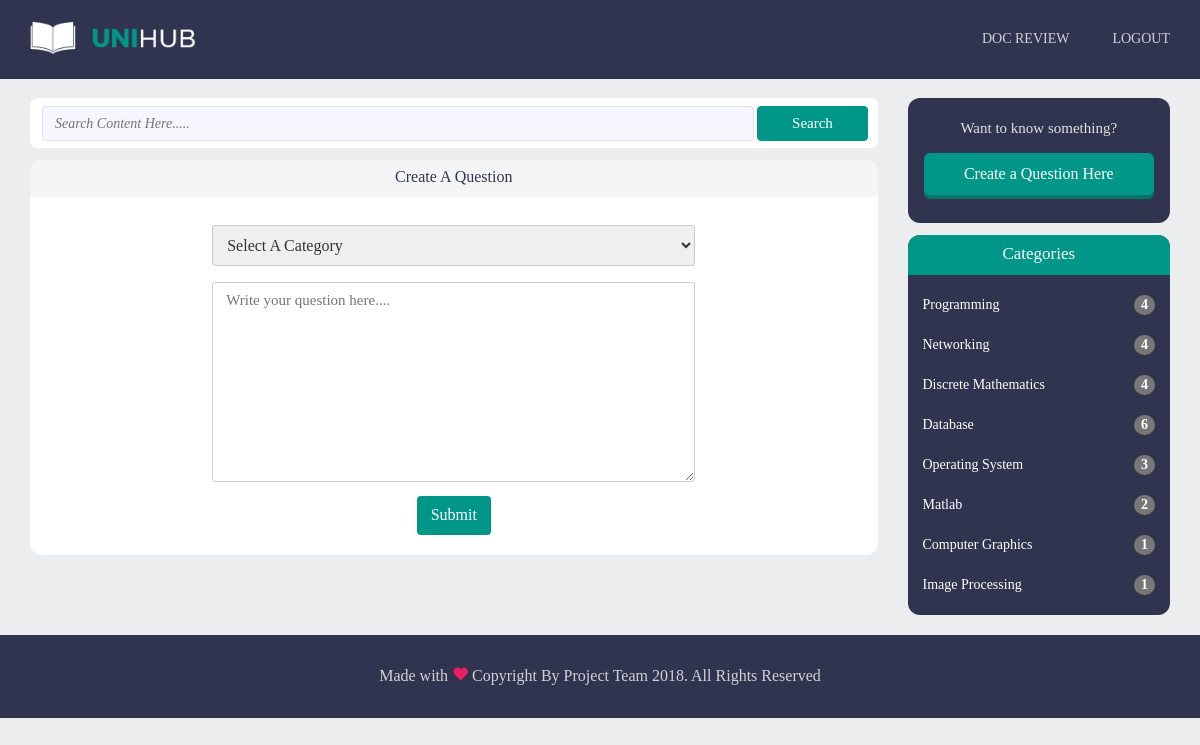
The page /create-question.php (signed in) on the database its author committed.
### tables this page shows
CREATE TABLE `category` (
  `cat_id` int(11) NOT NULL,
  `cat_name` varchar(255) NOT NULL
);

### create-question.php (the view, shortened to what this page needs)
<?php
include 'header.php';
?>
<section class="main-section-area">
    <div class="container">
        <div class="row">
            <div class="col-md-9">
					<div class="input-group search-box">
						<form class="search" action="search.php" method="POST">
							<input type="text" name="search" class="searchTerm" placeholder="Search Content Here.....">
							<input type="submit" name="submit" value="Search" class="searchButton">
						</form>
					</div>
				<div class="create-qn-area">
					<div class="qn-content-header text-center">
							<p>Create A Question</p>
					</div>
					<div class="create-qn-body">
						<div class="qn-body-header text-center">
							<div class="select-categorie">
								<?php
								if(isset($_SESSION['uid'])){
									echo '<form action="includes/question.inc.php" method="POST" role="form">
									<select id="topic" name="category">
									<option>Select A Category</option>';
									echo '</select>
									<div class="msg-send">
										 <textarea id="subject" name="question" placeholder="Write your question here...." style="height:200px"></textarea>
									</div>
									<input type="submit" value="Submit" name="submit">
								</form>';
								}
								else{
									echo '<h4 style="padding: 10%;">Please Sign In or <a href="register.php">Sign Up</a> to Create a question.</h4>';
								}
								?>
							</div>
						</div>
					</div>
				</div>
			</div>
        <?php include 'rightbar.php'?>
        </div>
    </div>
</section>
<?php include 'footer.php'?>

### includes/utility.inc.php (shortened to what this page needs)
<?php
	function categoryList(){
		include 'dbh.inc.php';
		echo '<ul class="list-group">';
		$catInfo = mysqli_query($conn, "SELECT * FROM category");
		while($catRow = mysqli_fetch_assoc($catInfo)){
			$catId = $catRow['cat_id'];
			$catName = $catRow['cat_name'];
			$catQus = mysqli_query($conn, "SELECT cat_id FROM question WHERE cat_id='$catId'");
			$counter = mysqli_num_rows($catQus);
			$url = 'category-view.php?catId='.$catId;
			echo '<a href="'.$url.'"><li class="list-group-item">'.$catName.'<span class="badge">'.$counter.'</span></li></a>';
		}
		echo '</ul>';
	}
?>

### style.css (style rules this page uses)
body { margin:0; font-family: 'Montserrat', sans-sarif; font-weight: 400; background-color: #EBEDEF; padding-top: 90px; }
.main-section-area { margin-top: 8px; }
.search-box { background-color: #ffffff; height: 50px; border-radius: 7px; width: 100%; }
.search input[type="text"] { margin-top: 8px; margin-left: 12px; font-size: 14px; font-style:italic; padding-left: 12px; width: 84%; border: 1px solid #E0E1E9; border-radius: 4px; height: 35px; background-color: #F5F6FF; }
.search input[type="submit"] { width: 13%; border: 1px solid #009688; border-radius: 4px; height: 27px; background-color: #009688; color: #ffffff; font-size: 15px; height: 35px; }
ul.list-group { padding: 10px 0; }
.list-group-item { background-color: #31344F; border-radius: 0px; color: #ffffff; border:none; font-size: 14px; }
.list-group a { text-decoration: none; }
.badge { font-size: 14px; }
.create-qn-area { background-color: #FFFFFF; height: auto; border-radius: 12px; margin-top: 12px; margin-bottom: 12px; }
.qn-content-header { background-color: #F5F5F5; height: 37px; border-top-left-radius: 12px; border-top-right-radius: 12px; }
.qn-content-header p { font-size: 16px; color:#31344F; padding-top: 6px; }
.select-categorie { margin-top: 20px; }
select { width: 57%; padding: 10px 10px; margin: 8px 0; display: inline-block; border: 1px solid #ccc; border-radius: 3px; box-sizing: border-box; font-size:16px; }
textarea { width: 57%; padding: 7px 13px; margin: 8px 0; display: inline-block; border: 1px solid #ccc; border-radius: 3px; box-sizing: border-box; font-size:15px; }
.select-categorie input[type=submit] { background-color: #009688; color: white; padding: 8px 14px; border: none; border-radius: 4px; cursor: pointer; margin: 0 auto; margin-bottom: 20px; font-size:16px; }

### rows shown on the page
category: cat_name "Programming", counter "4"
category: cat_name "Networking", counter "4"
category: cat_name "Discrete Mathematics", counter "4"
category: cat_name "Database", counter "6"
category: cat_name "Operating System", counter "3"
category: cat_name "Matlab", counter "2"
category: cat_name "Computer Graphics", counter "1"
category: cat_name "Image Processing", counter "1"
